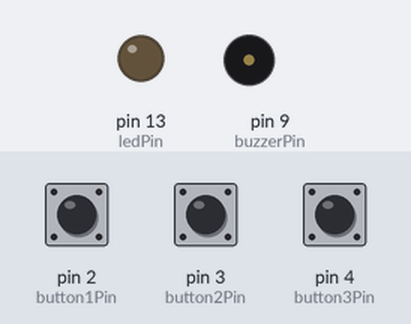
Recording of a sketch running on a simulated Arduino Uno, built with avr-gcc and run on an emulated ATmega328P. Shown: output pins drawn as LEDs (lit = HIGH), buzzer (waves = sounding, pin HIGH). The test bench sets the inputs (shaded band); at power-on: pin 4 (button3Pin) HIGH, pin 3 (button2Pin) HIGH, pin 2 (button1Pin) HIGH.

Above: at 1.2 s.
1.3 s: pin 4 (button3Pin) pulled LOW for 1 s
At 1.4 s:
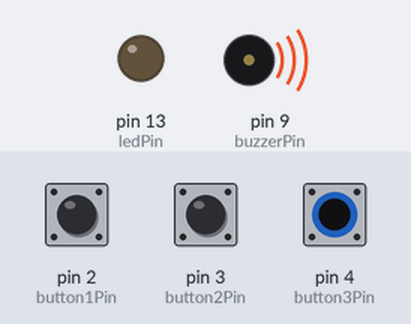
3.8 s: pin 3 (button2Pin) pulled LOW for 0.15 s
At 4.7 s:
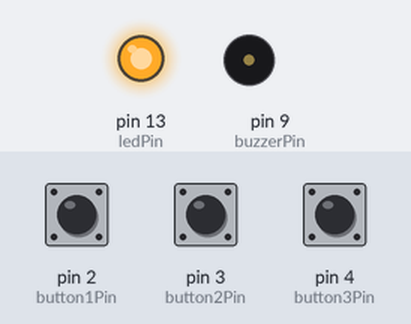
5.8 s: pin 4 (button3Pin) pulled LOW for 0.15 s
At 5.9 s:
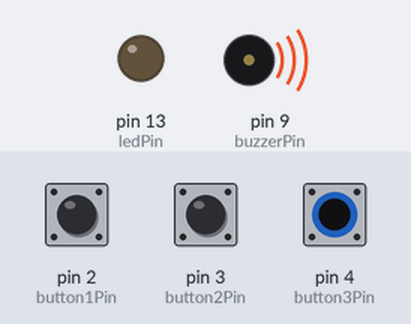
7.5 s: pin 4 (button3Pin) pulled LOW for 3.2 s
At 11.8 s:
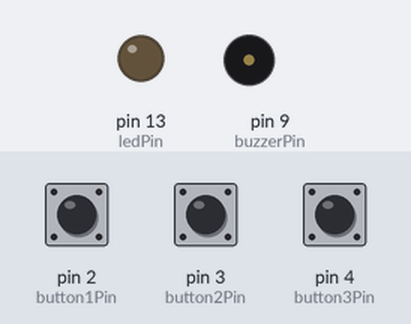
Timing chart, 0 to 13.2 s (numbered marks = the images above; inputs shaded):
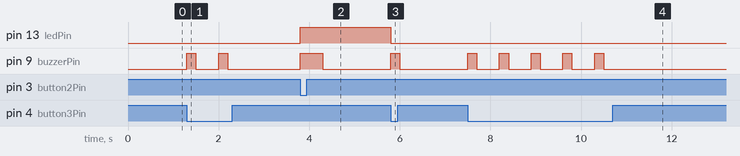

Measured:
- after the input at 1.3 s, pin 9 (buzzerPin): alternates HIGH for 0.20 s and LOW for 0.50 s, 4 changes in all, then stays LOW, starting at once
- after the input at 3.8 s, pin 13 (ledPin): LOW → HIGH at once; pin 9 (buzzerPin): LOW → HIGH at once, → LOW 0.50 s later
- after the input at 5.8 s, pin 13 (ledPin): HIGH → LOW at once; pin 9 (buzzerPin): LOW → HIGH at once, → LOW 0.20 s later
- after the input at 7.5 s, pin 9 (buzzerPin): alternates HIGH for 0.20 s and LOW for 0.50 s, 10 changes in all, then stays LOW, starting at once

The sketch:

game_main.ino
```cpp
// Light It Up! – Game Control Code (Actual Game Version)

// Button 1 (pin 2) → Start 15-minute timer. LED lights up after timer.
//                    Buzzer buzzes 1x at press, 3x when LED turns on.
// Button 2 (pin 3) → Instant win: LED instantly ON (ignores timer), buzzer buzzes 5x (1s interval), resets timer.
// Button 3 (pin 4) → End round, reset timer, LED OFF, buzzer buzzes 1x.

const int button1Pin = 2;
const int button2Pin = 3;
const int button3Pin = 4;
const int ledPin = 13;
const int buzzerPin = 9;

unsigned long startTime = 0;
bool timerRunning = false;
bool ledOn = false;

void beep(int times, int duration = 200, int pause = 200) {
  for (int i = 0; i < times; i++) {
    digitalWrite(buzzerPin, HIGH);
    delay(duration);
    digitalWrite(buzzerPin, LOW);
    delay(pause);
  }
}

void setup() {
  pinMode(button1Pin, INPUT_PULLUP);
  pinMode(button2Pin, INPUT_PULLUP);
  pinMode(button3Pin, INPUT_PULLUP);
  pinMode(ledPin, OUTPUT);
  pinMode(buzzerPin, OUTPUT);

  digitalWrite(ledPin, LOW);    // Ensure LED is OFF at start
  digitalWrite(buzzerPin, LOW); // Ensure buzzer is OFF at start
}

void loop() {
  // --- Button 1: Start 15-min Timer ---
  if (digitalRead(button1Pin) == LOW && !timerRunning && !ledOn) {
    startTime = millis();
    timerRunning = true;
    beep(1);   // buzz once when button is pressed
    delay(300); // debounce
  }

  // Check if 15-min timer expired → LED ON + 3 buzzes
  if (timerRunning && !ledOn && millis() - startTime >= 15UL * 60UL * 1000UL) {
    digitalWrite(ledPin, HIGH);
    ledOn = true;
    beep(1);   // buzz 3x when LED turns on
    timerRunning = false; // stop timer after LED ON
  }

  // --- Button 2: Instant Win ---
  if (digitalRead(button2Pin) == LOW && !ledOn) {
    digitalWrite(ledPin, HIGH);
    ledOn = true;
    beep(1, 500, 500); // buzz 5x with 1 second interval
    timerRunning = false; // reset any timer
    delay(300); // debounce
  }

  // --- Button 3: End Round / Reset ---
  if (digitalRead(button3Pin) == LOW) {
    digitalWrite(ledPin, LOW);
    timerRunning = false;
    ledOn = false;
    beep(1); // buzz once to signal reset
    delay(300); // debounce
  }
}
```
